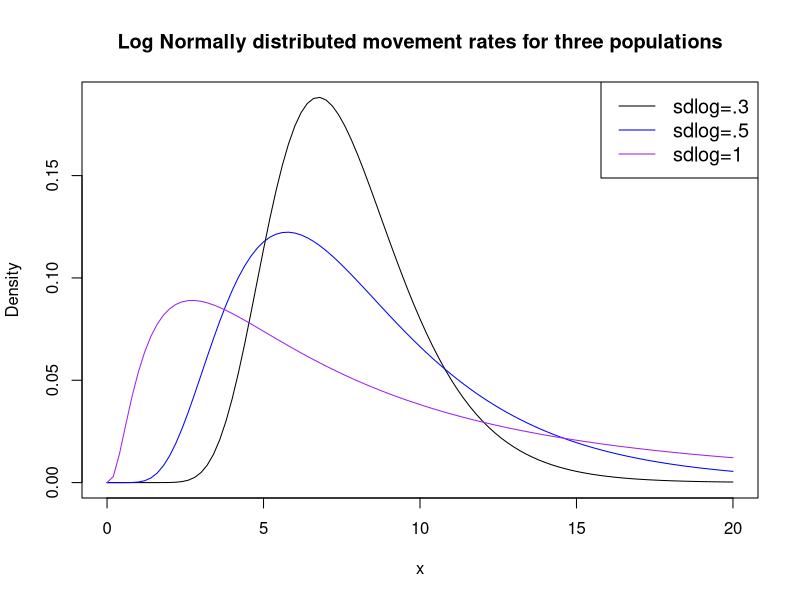
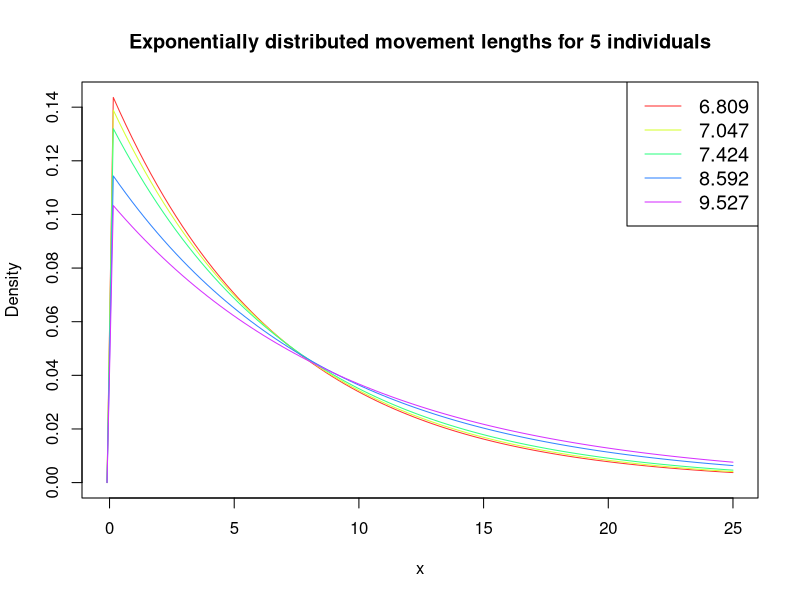
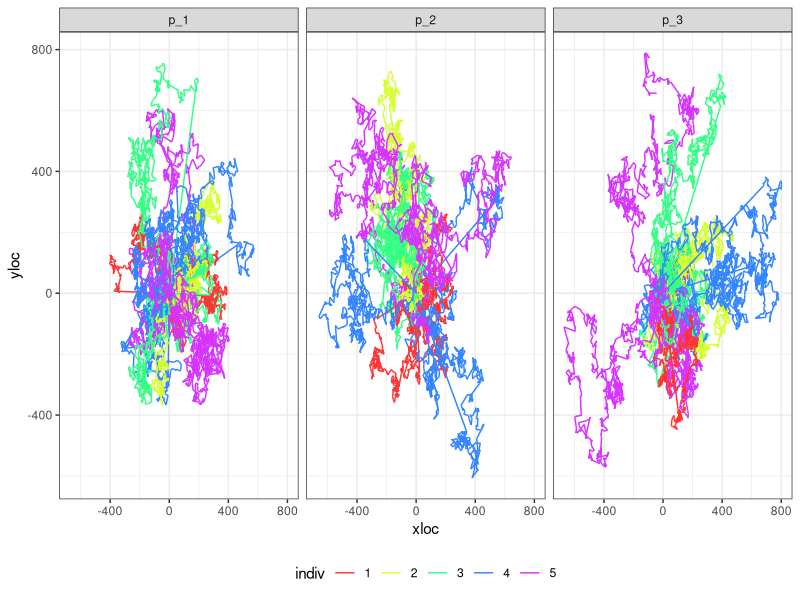
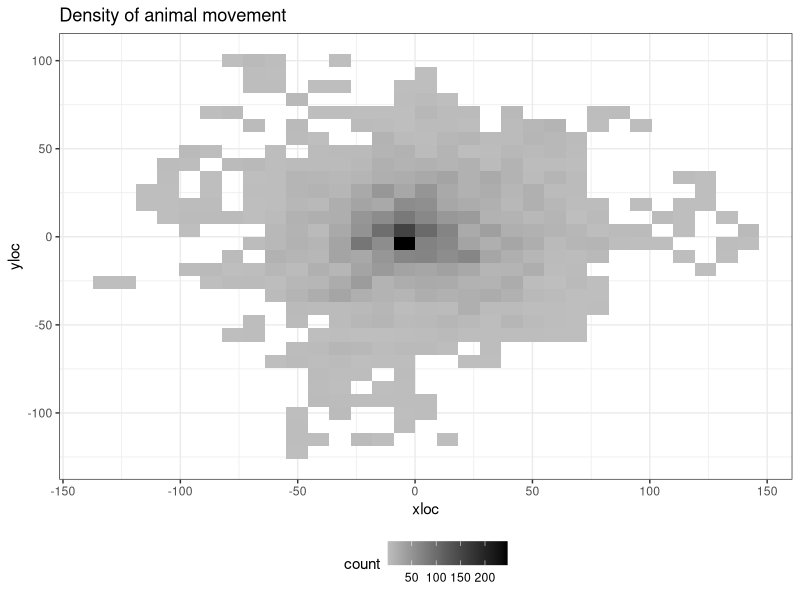
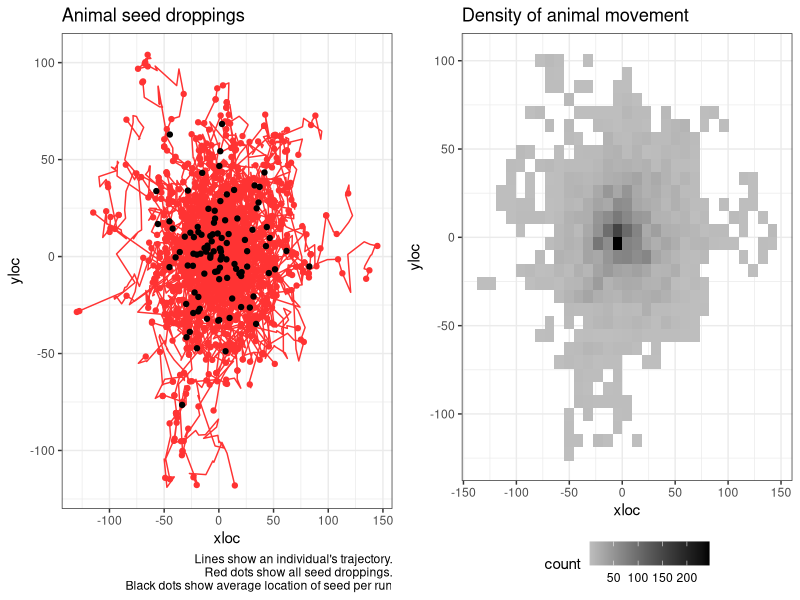
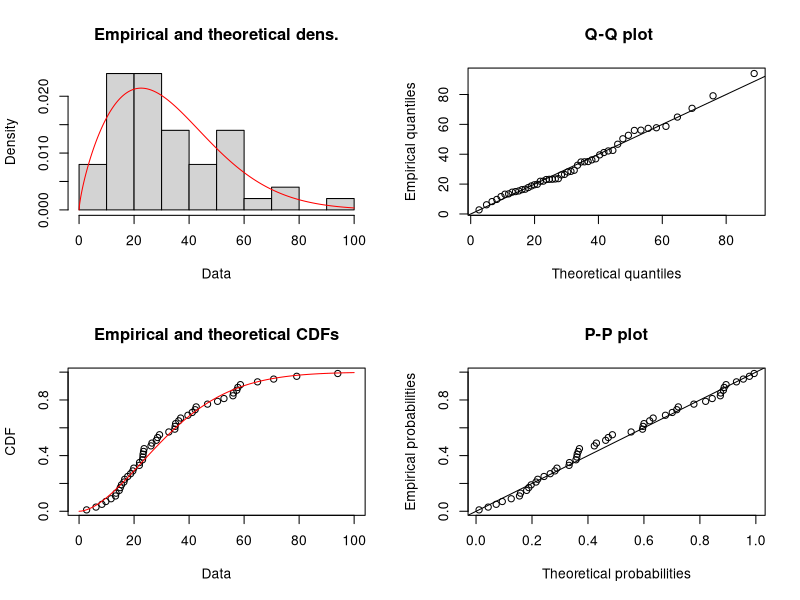
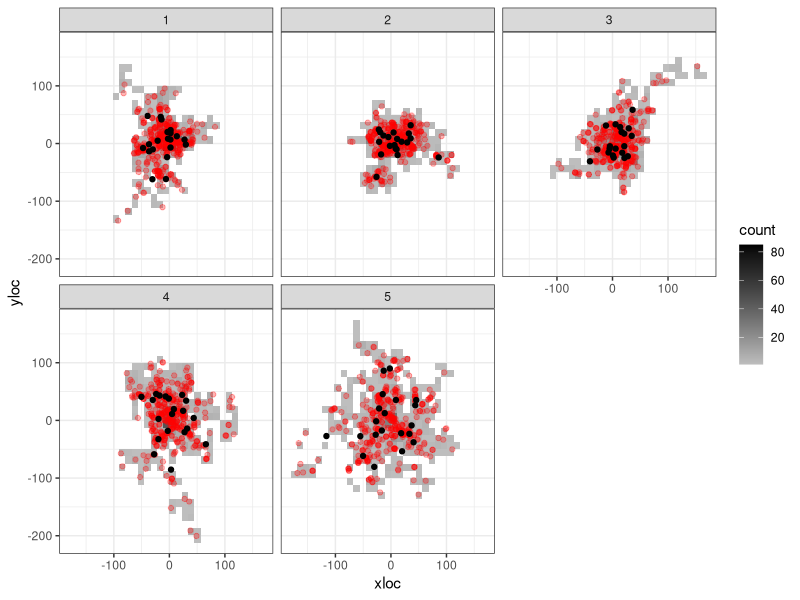
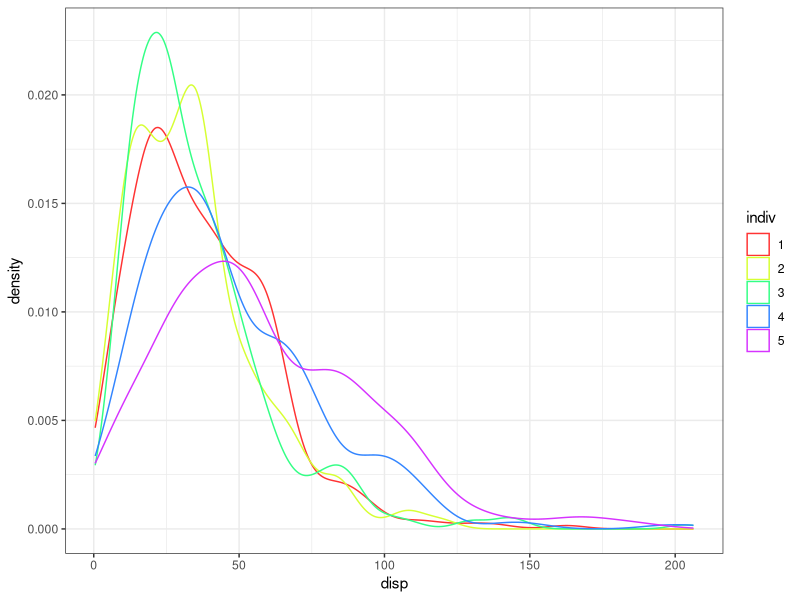

These charts were generated, in order, by the following R code: (Note: this script raises an error after producing the figures.)
## ---- chunk 1
knitr::opts_chunk$set(echo = TRUE)
## ---- chunk 2
library(dplyr)
library(tidyr)
library(ggplot2)
library(cowplot)
## ---- chunk 3

av.mov.rate <- 2
max.x <- 20

mycols <- c("black", "blue", "purple")
#create density plots
curve(dlnorm(x, meanlog=av.mov.rate, sdlog=.3),
      from=0, to=max.x,
      col=mycols[1],
      main = 'Log Normally distributed movement rates for three populations', #add title
      ylab = 'Density', #change y-axis label
      )

curve(dlnorm(x, meanlog=av.mov.rate, sdlog=.5), 
      from=0, to=max.x,
      col=mycols[2], add=TRUE)

curve(dlnorm(x, meanlog=av.mov.rate, sdlog=1), 
      from=0, to=max.x,
      col=mycols[3], add=TRUE)

#add legend
legend("topright", legend=c("sdlog=.3", "sdlog=.5", "sdlog=1"),
       col=mycols, lty=1, cex=1.2)
## ---- chunk 4
n.individuals <- 5
m_1 <- sort(round(rlnorm(n.individuals, meanlog = av.mov.rate, sdlog = 0.3),3))
m_2 <- sort(round(rlnorm(n.individuals, meanlog = av.mov.rate, sdlog = 0.5),3))
m_3 <- sort(round(rlnorm(n.individuals, meanlog = av.mov.rate, sdlog = 1),3))
## ---- chunk 5

mycols <- rainbow(5, s=0.8)

range <- c(-0.1,max.x+5)
#create density plots
curve(dexp(x, 1/m_1[1]), #notice rate for exponential is 1/movement rate.
      from=range[1], to=range[2], 
      col=mycols[1],
      main = 'Exponentially distributed movement lengths for 5 individuals', #add title
      ylab = 'Density', #change y-axis label
      )
for(i in 2:5){
  curve(dexp(x, 1/m_1[i]), 
        from=range[1], to=range[2],
        col=mycols[i], add=TRUE)
}

#add legend
legend("topright", legend= m_1,
       col=mycols, lty=1, cex=1.2)
## ---- chunk 6
sim_movement <- function(prm, t = 1000, plot.it = TRUE, return.data.frame = FALSE){
  tru.rate <- round(prm, 3)
  movedist <- rexp(t, rate = 1/tru.rate)
  angle <- runif(t, min = 0, max = 360)
  distx <- movedist*cos(angle)
  xloc <- c(0, cumsum(distx))
  disty <- movedist*sin(angle)
  yloc <- c(0, cumsum(disty))
  animalTraj <- data.frame(time = 0:t, xloc = xloc, yloc = yloc)
  if(plot.it == TRUE){
    plot(x = xloc, y = yloc, type = "l", main = paste("Rate=",tru.rate))
  }
  if(return.data.frame == TRUE){
    return(animalTraj)
  }
}
## ---- chunk 7
nruns <- 3
m.data <- data.frame(m_1, m_2, m_3)

df <- NULL

for(m in 1:3){
  m.0 <- m.data[m]
  for(j in 1:n.individuals){
  for(k in 1:nruns){
  a <- sim_movement(m_2[j], plot.it = FALSE, return.data.frame = TRUE) %>% 
    mutate(indiv = as.factor(j),
           run = paste0("r_", k),
           pop.id = paste0("p_",m))
  df <- rbind.data.frame(df, a)
}
}
  
}


df %>% 
  ggplot(., aes(x = xloc, y=yloc, group = run, color = indiv)) +
  facet_wrap(~pop.id) +
  geom_path() +
  scale_color_manual(values = mycols) +
  theme_bw() +
  theme(legend.position = "bottom") +
  NULL
## ---- chunk 8
sim_seeds <- function(nseeds = 20, m.prms = NULL,...){
  grt <- round(rgamma(nseeds, shape = 4, scale = 5))
  t.grt <- max(grt)

  df <- sim_movement(m.prms, t = t.grt, plot.it = FALSE, return.data.frame = TRUE)

  df %>% 
    left_join(., data.frame(s.id = 1:nseeds, time = grt)) %>% 
    mutate(disp = sqrt(xloc^2+yloc^2)) -> df
  
  return(df)
}

summ_seeds <- function(df = NULL){
  df %>% 
  drop_na(s.id) %>% 
  mutate(xi = (mean(xloc)-xloc)^2,
         yi = (mean(yloc)-yloc)^2) %>% 
  summarise(x = mean(xloc),
            y = mean(yloc),
            av.disp = mean(disp),
            se.disp = sd(disp)/sqrt(n()),
            dsprsn = sum(sqrt(xi+yi))/n()) -> s.df
  return(s.df)
}

# a <- sim_seeds(m.prms = m_1[1])
# summ_seeds(a)
## ---- chunk 9
nruns <- 100

df <- NULL
summ.df <- NULL

for(j in 1:1){
  for(k in 1:nruns){
    a <- sim_seeds(m.prms = m_1[j]) %>% 
      mutate(indiv = as.factor(j),
             run = factor(paste0("r_", k), levels = paste0("r_", 1:nruns)))
    
    b <- summ_seeds(a) %>% 
      mutate(indiv = as.factor(j),
             run = factor(paste0("r_", k), levels = paste0("r_", 1:nruns)))
    
    df <- rbind.data.frame(df, a) 
    summ.df <- rbind.data.frame(summ.df, b) 
}
}
## ---- chunk 10

df %>% 
  ggplot(., aes(x = xloc, y=yloc, 
                group = run,
                color = indiv)) +
  # facet_wrap(~run) +
  geom_path() +
  scale_color_manual(values = mycols) +
  geom_point(data = df %>% drop_na(s.id), 
             aes(x = xloc, y = yloc)) +
  geom_point(data = summ.df, aes(x = x, y=y), color = "black") +
  theme_bw() +
  labs(title = "Animal seed droppings", caption = "Lines show an individual's trajectory.\n Red dots show all seed droppings.\n Black dots show average location of seed per run") +
  theme(legend.position = "none") -> p1
# p1

df %>% 
  ggplot(., aes(x = xloc, y = yloc)) +
  # stat_density_2d(aes(fill = ..level..), geom = "polygon", colour="white") +
  geom_bin2d() +
  # geom_hex() +
  # scale_fill_continuous(type = "viridis") +
  scale_fill_gradient(low = "grey", high = "black") +
  theme_bw() +
  theme(legend.position = "bottom") +
  labs(title = "Density of animal movement") -> p2
p2

cowplot::plot_grid(p1, p2)
  
# summ.df %>% 
#   ggplot(., aes(y = dsprsn)) +
#   geom_boxplot()
# 
# summ.df %>% 
#   ggplot(., aes(x = av.disp)) +
#   geom_density(color = "blue") + # for the average dispersal per run
#   geom_density(data = df %>% drop_na(s.id),
#                  aes(x = disp)) + # for every seed
#   theme_bw()
## ---- chunk 11
# s.df <- df %>% drop_na(s.id)

s.df <- df %>% drop_na(s.id) %>% 
  sample_n(., 50)
  
library(fitdistrplus)

g <- fitdist(s.df$disp, distr = "weibull")
summary(g)
plot(g)

# library(MASS)
# fitdistr(s.df$disp, densfun = "weibull")
## ---- chunk 12
nruns <- 20

df <- NULL
summ.df <- NULL

for(j in 1:n.individuals){
  for(k in 1:nruns){
    a <- sim_seeds(m.prms = m_1[j]) %>% 
      mutate(indiv = as.factor(j),
             run = factor(paste0("r_", k), levels = paste0("r_", 1:nruns)))
    
    b <- summ_seeds(a) %>% 
      mutate(indiv = as.factor(j),
             run = factor(paste0("r_", k), levels = paste0("r_", 1:nruns)))
    
    df <- rbind.data.frame(df, a) 
    summ.df <- rbind.data.frame(summ.df, b) 
}
}
## ---- chunk 13
df %>% 
  ggplot(., aes(x = xloc, y = yloc)) +
  facet_wrap(~indiv) +
  # stat_density_2d(aes(fill = ..level..), geom = "polygon", colour="white") +
  geom_bin2d() +
  # geom_hex() +
  # scale_fill_continuous(type = "viridis") +
  scale_fill_gradient(low = "grey", high = "black") +
  geom_point(data = df %>% drop_na(s.id),
             aes(x = xloc, y = yloc), color = "red", alpha = 0.3) +
  geom_point(data = summ.df, aes(x = x, y=y), color = "black") +
  theme_bw()
## ---- chunk 14
df %>% 
  drop_na(s.id) %>% 
  ggplot(., aes(x = disp, color = indiv)) +
  geom_density() +
  scale_color_manual(values = mycols) +
  theme_bw()

## ---- chunk 15
summ.df %>% 
  ggplot(., aes(y = dsprsn, x = indiv, color = indiv)) +
  geom_boxplot() +
  geom_point(color = "grey", alpha = 0.5) +
  theme_bw()
## ---- chunk 16
s.df <- df %>% drop_na(s.id) %>%
  group_by(indiv) %>%
  sample_n(., 50)

# s.df <- df %>% drop_na(s.id)

weib.fits <- NULL

for(i in 1:individual){
  dat <- s.df %>% 
    filter(indiv == i)
  #g <- fitdist(dat$disp, distr = "weibull", method = 'mle', lower = c(0,0))
  g <- fitdistr(dat$disp, densfun = "weibull", lower = c(0,0))
  prms.weib <- data.frame(est.shape = as.numeric(g$estimate[1]),
                          est.scale = as.numeric(g$estimate[2]),
                          loglik = g$loglik, indiv = i)
  weib.fits <- rbind.data.frame(weib.fits, prms.weib)
  # plot(g)
}

weib.fits
## ---- chunk 17
weib.boot <- NULL

for(j in 1:10){
      s.df <- df %>% drop_na(s.id) %>%
      group_by(indiv) %>%
      sample_n(., 50)
    
    # s.df <- df %>% drop_na(s.id)
    
    weib.fits <- NULL
    
    for(i in 1:individual){
      dat <- s.df %>% 
        filter(indiv == i)
      #g <- fitdist(dat$disp, distr = "weibull", method = 'mle', lower = c(0,0))
      g <- fitdistr(dat$disp, densfun = "weibull", lower = c(0,0))
      prms.weib <- data.frame(est.shape = as.numeric(g$estimate[1]),
                              est.scale = as.numeric(g$estimate[2]),
                              loglik = g$loglik, indiv = i)
      weib.fits <- rbind.data.frame(weib.fits, prms.weib)
      # plot(g)
    }
    
    weib.boot <- rbind.data.frame(weib.boot, weib.fits %>% mutate(boot = j))
}

weib.boot
## ---- chunk 18
library(Hmisc)

weib.boot %>% 
  ggplot(., aes(x = factor(indiv), y = est.scale)) +
  geom_violin() +
  #geom_boxplot(width = 0.1) +
  stat_summary(fun.data=mean_sdl, mult=1, 
                 geom="pointrange", color="red") +
  theme_bw()
